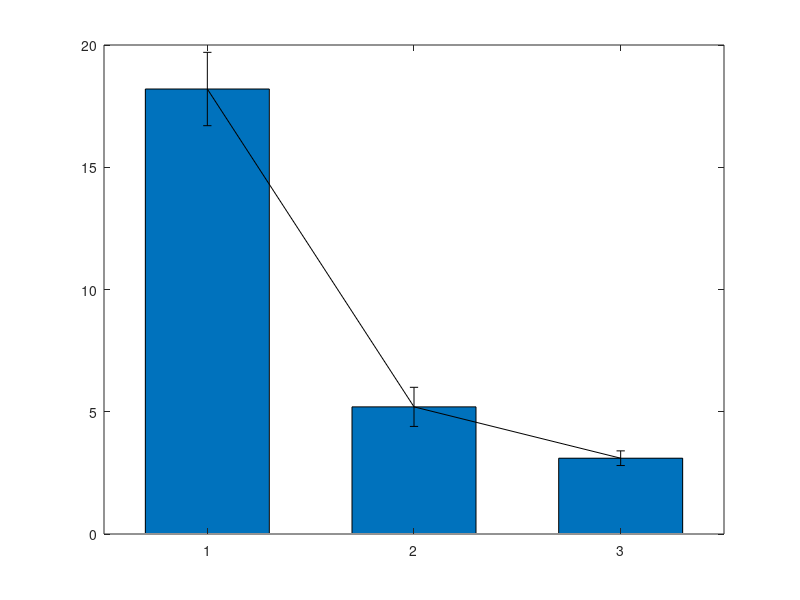

The MATLAB source for this figure: (Note: this script raises an error after producing the figure.)
clc; close all; clear;

%% 1. 데이터 정의 (실제 실험 데이터로 변경 필요)
% 예시: 연산 시간 (단위: 초) [Pure BFGS, MLP + BFGS, Proposed]
calc_time = [18.2, 5.2, 3.1]; 
% 예시: 표준 편차 (STD) 데이터 - 사용자 요청에 의해 추가됨 (실제 실험 데이터로 변경 필요)
calc_std = [1.5, 0.8, 0.3]; 

% x축 라벨 정의 (Adam 제거)
method_names = {'Pure BFGS', 'MLP + BFGS', 'Proposed'};
num_methods = length(calc_time);

%% 2. 그래프 그리기
figure('Position', [100, 100, 800, 600]);

% 막대 그래프 생성
bar_width = 0.6;
b = bar(calc_time, bar_width); 
hold on;

% 표준 편차 (Error Bar) 추가
% 'none' 라인 스타일로 막대 위에 수직 에러 바만 표시
x_center = 1:num_methods;
e = errorbar(x_center, calc_time, calc_std, 'k', 'LineWidth', 1.5, 'CapSize', 18);
e.LineStyle = 'none'; % 에러 바를 잇는 선 제거
hold off;

%% 3. 스타일 설정 (논문용 포맷팅)
% 3-1. 색상 설정: Proposed만 강조하고 나머지는 회색 처리
b.FaceColor = 'flat'; % 개별 색상 지정 활성화
base_color = [0.7, 0.7, 0.7]; % 회색 (Baselines)
prop_color = [0, 0.4470, 0.7410]; % 파란색 or 강조색 (Proposed)

% 색상 설정 (3개 데이터 기준): 1~2번째는 회색, 3번째(Proposed)는 강조색
b.CData(1,:) = base_color;
b.CData(2,:) = base_color;
b.CData(3,:) = prop_color;

% 3-2. 축 및 라벨 설정
set(gca, 'XTickLabel', method_names, 'FontSize', 12, 'FontWeight', 'bold');
ylabel('Computation Time [s]', 'FontSize', 14, 'FontWeight', 'bold');
title('Comparison of Calculation Time', 'FontSize', 16, 'FontWeight', 'bold');
grid on;
box on;       % 그래프 테두리 닫기
set(gca, 'LineWidth', 1.2); % 축 선 두께

% y축 범위 (데이터 최대값 + STD 최대값 보다 20% 높게 잡아서 여유 공간 확보)
max_val = max(calc_time + calc_std);
ylim([0, max_val * 1.2]); 

%% 4. 막대 위에 수치 텍스트 표시
% 각 막대 높이 바로 위에 텍스트 추가 (평균값 + STD 표시)
for i = 1:num_methods
    % 텍스트 위치: 평균값 + STD 만큼 위
    text_y_pos = calc_time(i) + calc_std(i);
    % 텍스트 내용: 평균값 $\pm$ 표준 편차 형태로 포맷팅
    % $\pm$ 기호를 위해 LaTeX 포맷을 사용합니다.
    text_str = sprintf('%.2f $\\pm$ %.2f s', calc_time(i), calc_std(i));
    
    text(i, text_y_pos, text_str, ...
        'HorizontalAlignment', 'center', ...
        'VerticalAlignment', 'bottom', ...
        'FontSize', 11, 'FontWeight', 'bold', ...
        'Interpreter', 'latex'); % LaTeX 인터프리터 설정
end